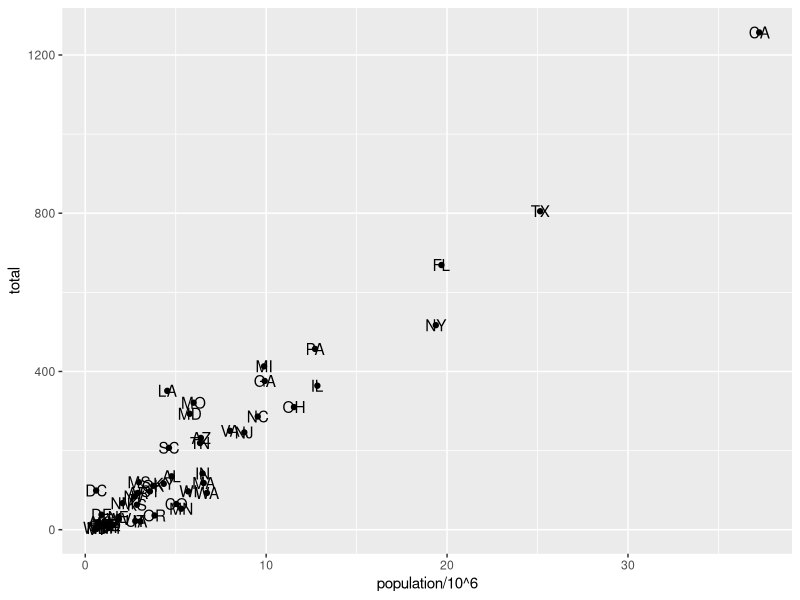
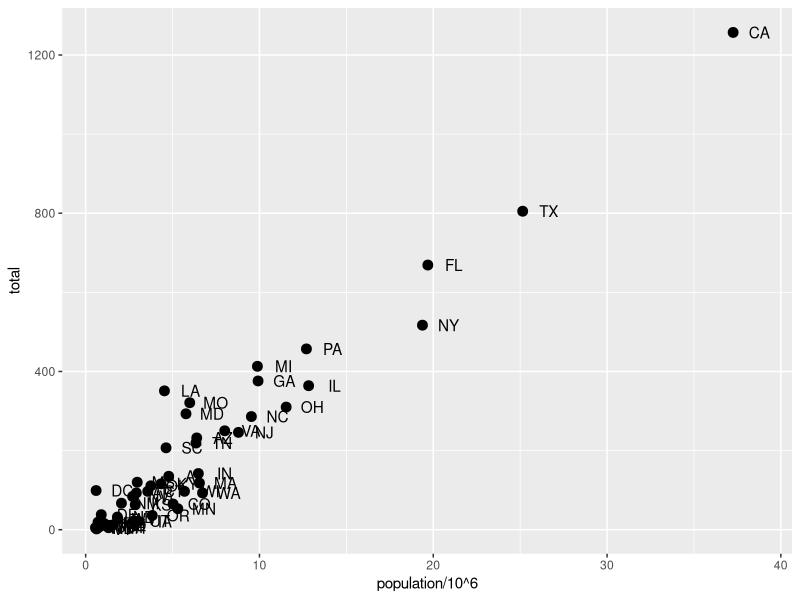
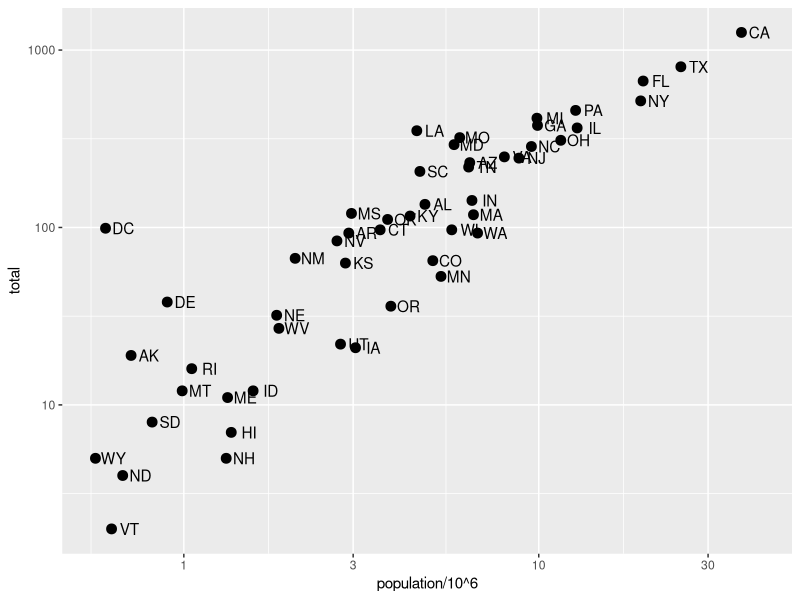
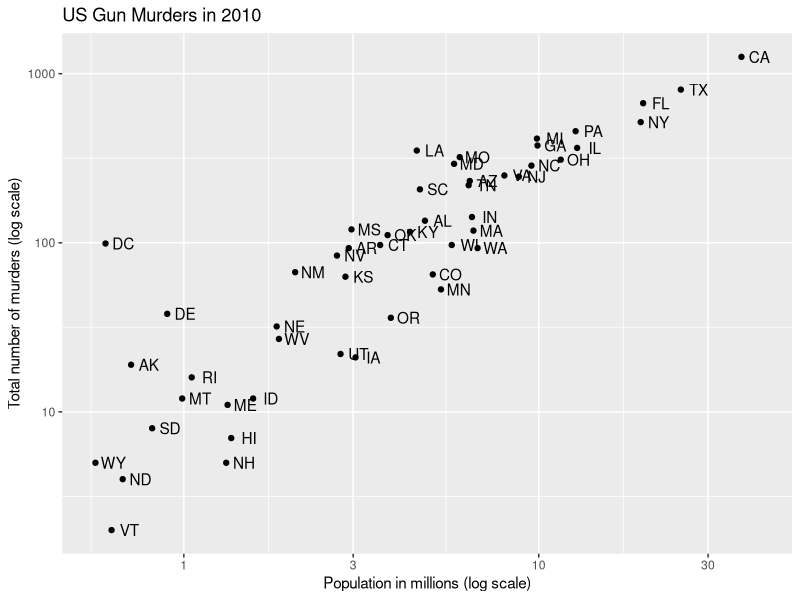
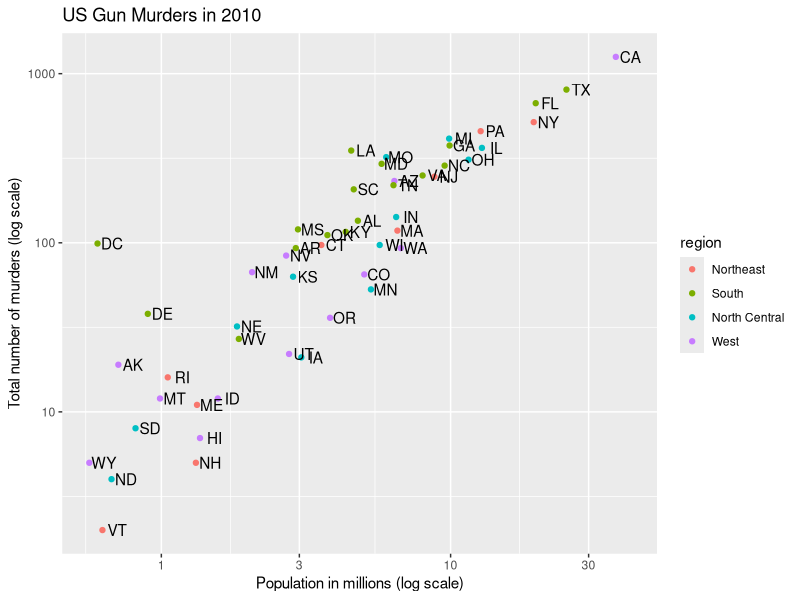
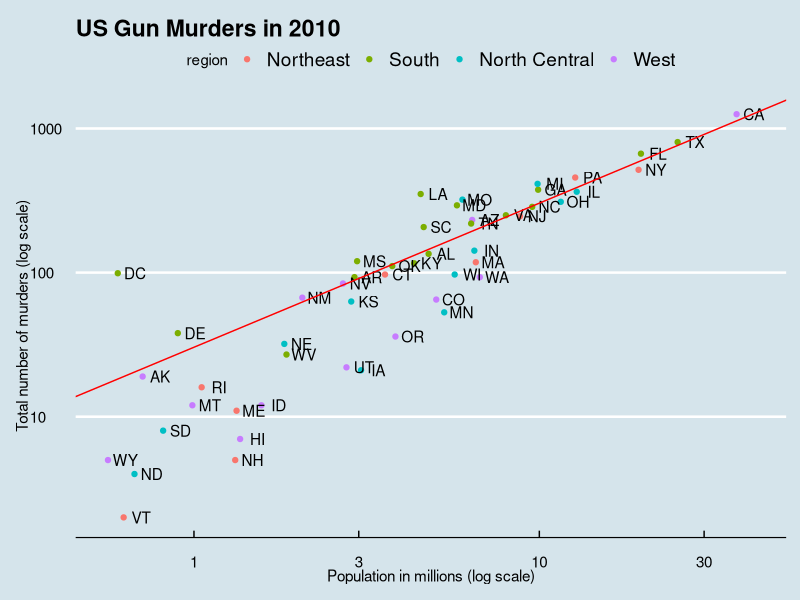
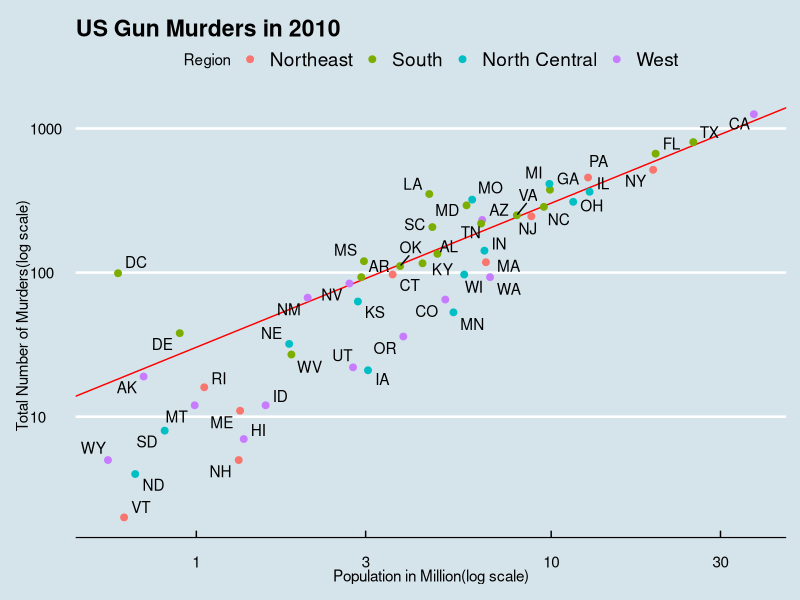
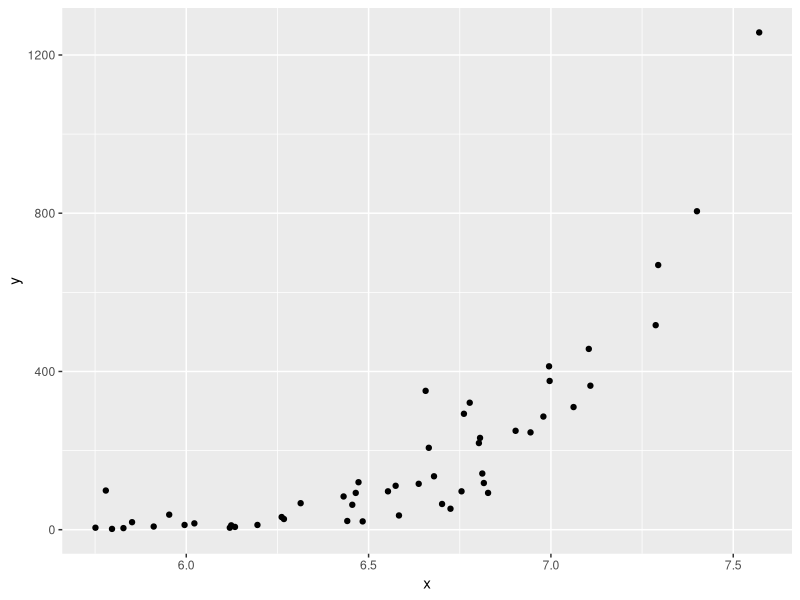

R code for these plots, in order:
#look at the US murders data
library(dslabs)
data("murders")
library(tidyverse)
library(ggplot2)
install.packages("ggthemes")
library(ggthemes)
library(ggrepel)

str(murders)

#which state have the largest and the smallest population?
#how large is a typical state?
#what is the relation between population and murder num?

#The great value of a picture is when it forces us to notice what we never expected to see
#how to use aesthetics mappings in ggplot
murders %>% 
  ggplot() +
  geom_point(aes(x = population/10^6, y = total)) +
  geom_text(aes(population/10^6, total, label = abb))


#tinkering with arguments
p <- ggplot(data = murders)


p + geom_point(aes(population/10^6, total), size = 3) +
  geom_text(aes(population/10^6, total, label = abb), nudge_x = 1.5)


#we can also write this code in the below format
p <- murders %>% ggplot(aes(population/10^6, total, label= abb))

p + geom_point(size = 3) +
  geom_text(nudge_x = 0.05) +
  scale_x_log10() +
  scale_y_log10()


#How to add Labels and titles to the graph
murders %>%
  ggplot(aes(population/10^6, total, label = abb)) +
  geom_point(size = 1.5) +
  geom_text(nudge_x = 0.05) +
  scale_x_log10() +
  scale_y_log10() +
  xlab("Population in millions (log scale)") +
  ylab("Total number of murders (log scale)") +
  ggtitle("US Gun Murders in 2010")



## how to add different catagories as color
murders %>%
  ggplot(aes(population/10^6, total, label = abb)) +
  geom_point(aes(col = region),size = 1.5) +
  geom_text(nudge_x = 0.05) +
  scale_x_log10() +
  scale_y_log10() +
  xlab("Population in millions (log scale)") +
  ylab("Total number of murders (log scale)") +
  ggtitle("US Gun Murders in 2010")


##Annotation, shape and adjustment
#we want to draw a line with avarage murder rate

r <- murders %>%
  summarise(rate = sum(total)/ sum(population) * 10^6) %>%
  pull(rate)

## how to add a line to the graph
murders %>%
  ggplot(aes(population/10^6, total, label = abb)) +
  geom_point(aes(col = region),size = 1.5) +
  geom_text(nudge_x = 0.05) +
  scale_x_log10() +
  scale_y_log10() +
  geom_abline(intercept = log10(r), color="red")+
  xlab("Population in millions (log scale)") +
  ylab("Total number of murders (log scale)") +
  ggtitle("US Gun Murders in 2010") +
  theme_economist()

p <- p + geom_abline(intercept = log10(r), lty = 2, color = "darkgrey") +
  geom_point(aes(col=region), size = 3)

p <- p + scale_color_discrete(name = "Region")


murders %>%
  ggplot(aes(population/10^6, total, label = abb)) +
  geom_abline(intercept = log10(r), color = "red", ity = 2) +
  geom_point(aes(col = region),size = 2) +
  geom_text_repel() +
  scale_x_log10() +
  scale_y_log10() +
  xlab("Population in Million(log scale)") +
  ylab("Total Number of Murders(log scale)") +
  ggtitle("US Gun Murders in 2010") +
  scale_color_discrete(name = "Region") +
  theme_economist()


#Quick plots with qpolt
data("murders")
x <- log10(murders$population)
y <- murders$total

qplot(x,y)


#How can we make a grid of plots
library(gridExtra)
p1 <- qplot(x)
p2 <- qplot(x,y)
grid.arrange(p1,p2, nrow =2)


##Exercises
library(dplyr)
library(ggplot2)
library(dslabs)
data("heights")
data("murders")


p <- ggplot(murders)

q <- ggplot(heights)

murders %>% ggplot(aes(population, total)) +
  geom_point()

murders %>% ggplot(aes(population, total, label = abb)) +
  geom_point(aes(col = region), size = 1.5) +
  geom_text_repel() +
  scale_x_log10() +
  scale_y_log10() +
  theme_excel_new()

##.........................................##
##VISUALIZING DATA DISTRIBUTION##
#...........................................##

#ordinal data is variables belonging to small number of different groups, with each groups having many members
##CASE STUDY
##Student Heights

library(tidyverse)
library(dslabs)
data(heights)

str(heights)

heights %>%
  ggplot(aes(height)) +
  geom_histogram(binwidth = 1,color = "white", fill = "orange") +
  facet_grid(sex ~ .)

hist(heights$height)


#THE NORMAL DISTRIBUTION
#if we have a vector X
#then the avarage of x will be mean(x)
#and the standard deviation will be sd(x)

#if the data is normally distributed then we can measure the data in standard units
#z = (x - m)/s with m is the mean and s is the standard deviation

##........................###
## QUANTILE QUANTILE PLOTS#
##.........................###


index <- heights$sex == "Male"
x <- heights$height[index]

x

qnorm(0.975, mean = 5, sd = 2)

mean(x <= 69.5)

## Let's construct a qq plot with R code
p <- seq(0.05, 0.95, 0.05)

sample_quantiles <- quantile(x, p)

theoretical_quantiles <- qnorm(p, mean = mean(x), sd = sd(x))

theoretical_quantiles

qplot(theoretical_quantiles,sample_quantiles) +
  geom_abline()


z <- scale(x)

sample_quantiles <- quantile(z,p)
theoretical_quantiles <- qnorm(p, mean = mean(x), sd = sd(x))

qplot(theoretical_quantiles,sample_quantiles) +
  geom_abline()

heights %>% filter(sex == "Male") %>%
  ggplot(aes(sample = scale(height))) +
  geom_qq() +
  geom_abline()



## We are going to do the qq ploting again
p <- seq(0.05, 0.95, 0.05)


#to obtain sample quantile from the data, we can use the quantile function
sample_quantiles <- quantile(x,p)

#now let's define theoretical quantile
theoretical_quantiles <- qnorm(p, mean = mean(x), sd = sd(x))
sample_quantiles

#now plot these points
qplot(theoretical_quantiles, sample_quantiles) + geom_abline()



## now let's do these with z score
z <- scale(x)


#lets define sample quantile from z scores
sample_quantiles <- quantile(z, p)
sample_quantiles


#lets determine the theoretical quantile
theoretical_quantiles <- qnorm(p, mean = mean(z), sd = sd(z))

#let's plot these data
qplot(theoretical_quantiles,sample_quantiles) + geom_abline()



#now we understand how the qq plots work in the normal distribution
#we can inspect any data with these qqplot function


#the qq aesthetics should have the sample parameter in the ggplot aesthetics

heights %>% filter(sex == "Male") %>%
  ggplot(aes(sample = scale(height))) +
  geom_qq() +
  geom_abline()


###EXERCISES####
#Define variables containing heights

library(dslabs)
library(tidyverse)
male <- heights$height[heights$sex == "Male"]
female <- heights$height[heights$sex == "Female"]

p <- seq(.10,.90,0.10)

#let's create the male percentile
male_percentile <- quantile(male, p)
male_percentile

#let's create the female percentile
female_percentile <- quantile(female, p)

#lets create the data frame
heights_data <- data.frame(male_percentile,female_percentile)
heights_data



library(dslabs)
data("heights")

x <- heights$height[heights$sex == "Male"]

mean(x > 69 & x <= 72)

avg <- mean(x)
sd <- sd(x)

prop2 <- pnorm(72, avg, sd)
prop2


prop1 <- pnorm(69,avg, sd)
prop1

prop2 - prop1


#sometimes we have a table which we want to show as a boxplot
data("murders")

tab <- murders %>%
  count(region) %>%
  mutate(proportion = n/sum(n))


#we use stat indentity when we want to show the actual data in the barplot, not the proportion
tab %>% ggplot(aes(region,proportion)) + geom_bar(stat = "identity")
#we no longer want geom_bar to count but rather plot the height data provided by the proportion variable

tab %>% ggplot(aes(region,proportion)) + 
  geom_bar(stat = "identity")



###HISTOGRAMS###
heights %>%
  filter(sex == "Female") %>%
  ggplot(aes(height)) +
  geom_histogram(binwidth = 1, color = "black", fill = "orange") +
  xlab("Female height in inches") +
  ggtitle("Histogram")


#histograms are easy
heights %>%
  filter(sex == "Female") %>%
  ggplot(aes(height)) +
  geom_density(fill = "orange")

#qqplots for different variables
params <- heights %>% filter(sex == "Male") %>%
  summarize(mean = mean(height), sd = sd(height))

##Normally the qq plot uses the sample parameter with mean 0 and sd 1
##when we use dparams then qq plot uses our actual variables
heights %>% filter(sex == "Male") %>%
  ggplot(aes(sample =  height)) +
  geom_qq(dparams = params) +
  geom_abline()

#we can do this with another method
heights %>%
  filter(sex=="Male") %>%
  ggplot(aes(sample = scale(height))) +
  geom_qq() +
  geom_abline()


#to make a quick qq plot we have to use the sample function
qplot(sample = scale(x)) + geom_abline()


heights %>% qplot(sex, height, data = ., geom="boxplot")

qplot(x, geom = "density")

heights %>%
  ggplot(aes(height,col = sex)) +
  geom_density()
